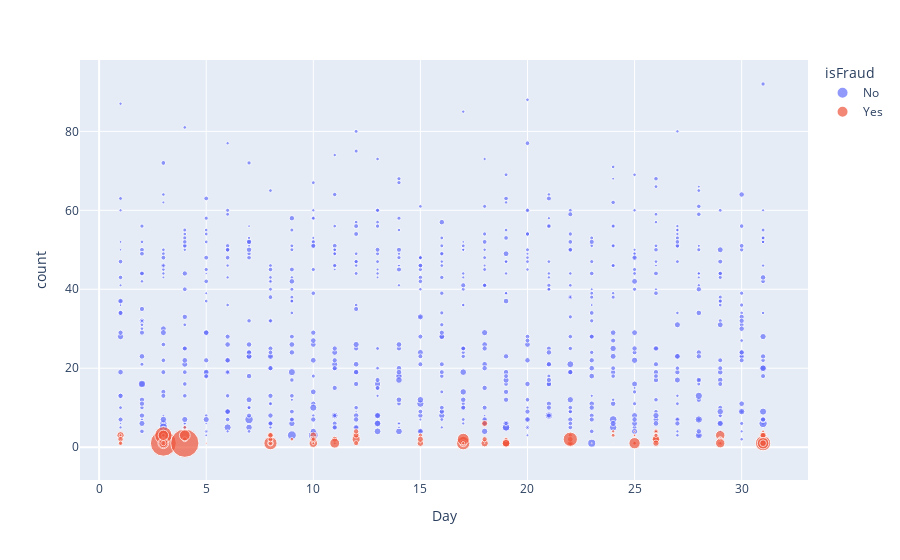

The notebook cell saved with this chart:
### Code cell
fig = px.scatter(temp.query("Month==1"), x="Day", y="count", size="median", color="isFraud",
           hover_name="isFraud", log_x=False)
fig.show()

### Figure 1 — Plotly figure (JSON) as saved in the notebook; plotly's stock layout.template omitted (floating-point values rounded to 4 significant figures; data arrays with more than 128 entries replaced by an {"elided": "..."} marker saying what was removed)
{"data": [{"hovertemplate": "<b>%{hovertext}</b><br><br>isFraud=No<br>Day=%{x}<br>count=%{y}<br>median=%{marker.size}<extra></extra>", "hovertext": {"elided": "744 str values"}, "legendgroup": "No", "marker": {"color": "#636efa", "size": {"elided": "744 float values"}, "sizemode": "area", "sizeref": 2.84, "symbol": "circle"}, "mode": "markers", "name": "No", "orientation": "v", "showlegend": true, "type": "scatter", "x": {"elided": "744 int values"}, "xaxis": "x", "y": {"elided": "744 int values"}, "yaxis": "y"}, {"hovertemplate": "<b>%{hovertext}</b><br><br>isFraud=Yes<br>Day=%{x}<br>count=%{y}<br>median=%{marker.size}<extra></extra>", "hovertext": ["Yes", "Yes", "Yes", "Yes", "Yes", "Yes", "Yes", "Yes", "Yes", "Yes", "Yes", "Yes", "Yes", "Yes", "Yes", "Yes", "Yes", "Yes", "Yes", "Yes", "Yes", "Yes", "Yes", "Yes", "Yes", "Yes", "Yes", "Yes", "Yes", "Yes", "Yes", "Yes", "Yes", "Yes", "Yes", "Yes", "Yes", "Yes", "Yes", "Yes", "Yes", "Yes", "Yes", "Yes", "Yes", "Yes", "Yes", "Yes", "Yes", "Yes", "Yes", "Yes", "Yes", "Yes", "Yes", "Yes", "Yes", "Yes", "Yes", "Yes", "Yes", "Yes", "Yes", "Yes", "Yes", "Yes", "Yes", "Yes", "Yes", "Yes", "Yes", "Yes", "Yes", "Yes", "Yes", "Yes", "Yes", "Yes", "Yes", "Yes", "Yes", "Yes", "Yes", "Yes", "Yes", "Yes", "Yes", "Yes", "Yes", "Yes", "Yes", "Yes", "Yes", "Yes", "Yes", "Yes", "Yes", "Yes", "Yes", "Yes", "Yes", "Yes", "Yes", "Yes", "Yes", "Yes", "Yes", "Yes"], "legendgroup": "Yes", "marker": {"color": "#EF553B", "size": [78, 11.8, 42.67, 1.22, 7.87, 29.61, 958.3, 425.1, 168.5, 111.6, 8.09, 19.6, 38.84, 153.5, 1136.0, 19, 35.36, 164.8, 5.35, 246.7, 25.4, 45.72, 9.68, 52.74, 33.33, 39.52, 40.76, 17.83, 2.99, 62.67, 101.0, 60.56, 11.88, 24.81, 14.95, 50.45, 138.9, 5.47, 74.17, 91.56, 42.46, 4.02, 40.9, 37.54, 61.28, 26.83, 53.7, 0.08, 57.73, 251.6, 69.47, 0.5, 1.16, 202.7, 15.9, 78.65, 54.44, 0.73, 39.4, 0.39, 5.31, 74.9, 83.13, 24.62, 90.2, 76.23, 0.03, 18.26, 43.23, 25.48, 46.48, 290.6, 1.65, 21.67, 15.81, 0.38, 10.17, 19.93, 18.95, 4.7, 6.5, 1.44, 182.6, 9.42, 13.34, 38.73, 63.91, 14.98, 85.74, 57.73, 26.2, 42.41, 29.35, 127.9, 34.86, 23.98, 12.31, 126.0, 4.13, 57.66, 19.89, 330.4, 75.96, 11.62, 47.71, 1.71, 187.8, 64.05], "sizemode": "area", "sizeref": 2.84, "symbol": "circle"}, "mode": "markers", "name": "Yes", "orientation": "v", "showlegend": true, "type": "scatter", "x": [1, 1, 1, 1, 1, 1, 3, 3, 3, 3, 3, 3, 3, 3, 4, 4, 4, 4, 5, 8, 8, 8, 8, 8, 8, 8, 8, 9, 10, 10, 10, 10, 10, 10, 11, 11, 11, 12, 12, 12, 12, 12, 12, 12, 15, 15, 15, 15, 17, 17, 17, 17, 17, 17, 17, 18, 18, 18, 18, 19, 19, 19, 19, 19, 19, 22, 22, 22, 22, 22, 22, 22, 23, 24, 24, 24, 25, 25, 25, 25, 25, 25, 25, 26, 26, 26, 26, 26, 26, 26, 26, 29, 29, 29, 29, 29, 29, 29, 29, 31, 31, 31, 31, 31, 31, 31, 31, 31], "xaxis": "x", "y": [3, 3, 2, 1, 1, 1, 1, 3, 1, 1, 1, 3, 1, 3, 1, 5, 2, 3, 1, 1, 2, 1, 1, 3, 1, 2, 3, 2, 1, 3, 1, 2, 1, 2, 1, 2, 1, 1, 3, 2, 3, 1, 4, 1, 1, 3, 2, 1, 2, 1, 1, 1, 1, 2, 1, 1, 6, 1, 2, 1, 1, 1, 1, 2, 1, 1, 1, 1, 1, 3, 2, 2, 1, 3, 4, 1, 3, 1, 1, 4, 3, 2, 1, 1, 3, 4, 2, 4, 2, 1, 3, 1, 2, 3, 2, 2, 1, 1, 2, 2, 3, 1, 3, 4, 3, 1, 1, 1], "yaxis": "y"}], "layout": {"autosize": true, "legend": {"itemsizing": "constant", "title": {"text": "isFraud"}, "tracegroupgap": 0}, "margin": {"t": 60}, "xaxis": {"anchor": "y", "autorange": true, "domain": [0, 1], "range": [-0.7819, 32.89], "title": {"text": "Day"}, "type": "linear"}, "yaxis": {"anchor": "x", "autorange": true, "domain": [0, 1], "range": [-12.62, 99.11], "title": {"text": "count"}, "type": "linear"}}}
